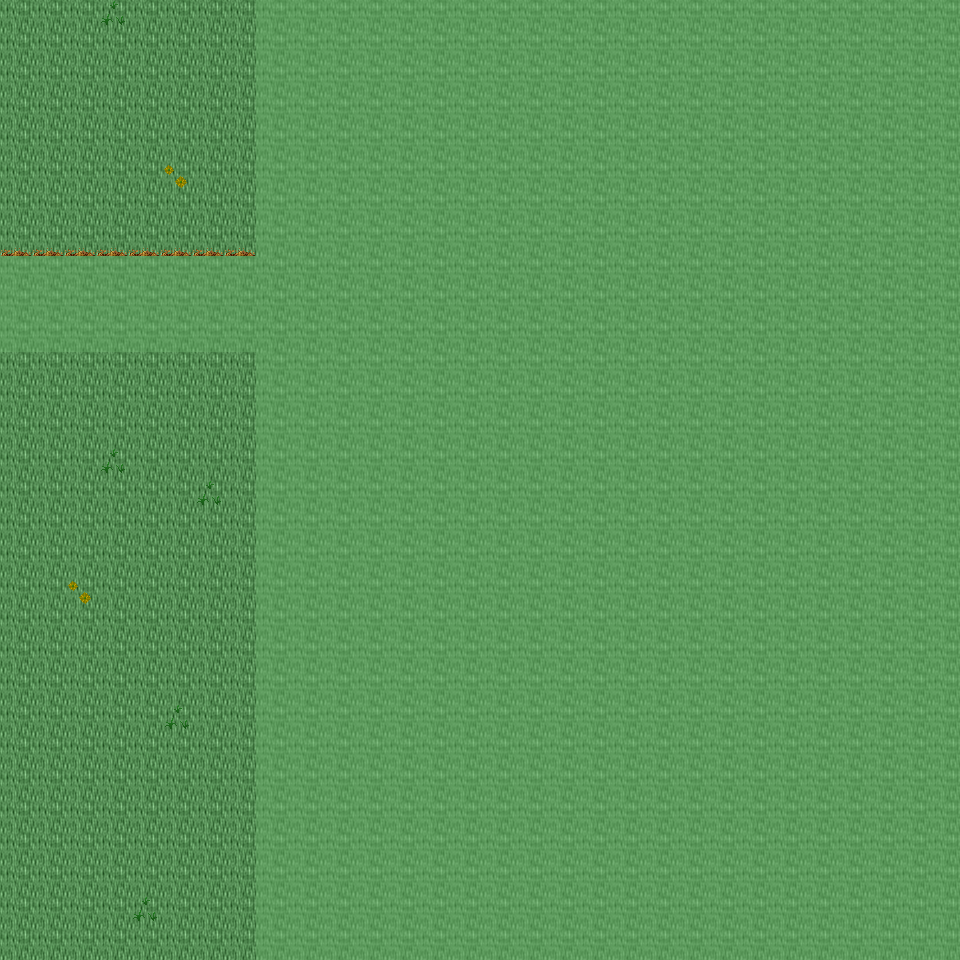

Below is a game level as drawn by its tile map, then a one-line description and the .tmx that defines it (tile-layer data replaced by summaries):
An orthogonal 30x30 tile map with 32x32 px tiles, 6 tile layers (Ground, Object, Object2, Above, ...), 16 tilesets and 4 objects (4x mapchange).

<map version="1.0" orientation="orthogonal" renderorder="right-down" width="30" height="30" tilewidth="32" tileheight="32" nextobjectid="5">
  <tileset firstgid="1" name="tileset_ground_ground" tilewidth="32" tileheight="32" tilecount="33" columns="3">
    <image source="../drawable/tileset_ground_ground.png" width="96" height="352" />
  </tileset>
  <tileset firstgid="34" name="tileset_ground_water_pool" tilewidth="32" tileheight="32" tilecount="72" columns="3">
    <image source="../drawable/tileset_ground_water_pool.png" width="96" height="768" />
  </tileset>
  <tileset firstgid="106" name="tileset_ground_ridge_earth_dark" tilewidth="32" tileheight="32" tilecount="96" columns="12">
    <image source="../drawable/tileset_ground_ridge_earth_dark.png" width="384" height="256" />
  </tileset>
  <tileset firstgid="202" name="tileset_ground_grass_edges" tilewidth="32" tileheight="32" tilecount="36" columns="12">
    <image source="../drawable/tileset_ground_grass_edges.png" width="384" height="96" />
  </tileset>
  <tileset firstgid="238" name="tileset_ground_earth_edges" tilewidth="32" tileheight="32" tilecount="18" columns="6">
    <image source="../drawable/tileset_ground_earth_edges.png" width="192" height="96" />
  </tileset>
  <tileset firstgid="256" name="tileset_ground_grass_corners" tilewidth="32" tileheight="32" tilecount="24" columns="6">
    <image source="../drawable/tileset_ground_grass_corners.png" width="192" height="128" />
  </tileset>
  <tileset firstgid="280" name="tileset_plant_grasses" tilewidth="32" tileheight="32" tilecount="6" columns="3">
    <image source="../drawable/tileset_plant_grasses.png" width="96" height="64" />
  </tileset>
  <tileset firstgid="286" name="tileset_plant_flower_daisy_blue" tilewidth="32" tileheight="32" tilecount="8" columns="2">
    <image source="../drawable/tileset_plant_flower_daisy_blue.png" width="64" height="128" />
  </tileset>
  <tileset firstgid="294" name="tileset_plant_flower_daisy_yellow" tilewidth="32" tileheight="32" tilecount="8" columns="2">
    <image source="../drawable/tileset_plant_flower_daisy_yellow.png" width="64" height="128" />
  </tileset>
  <tileset firstgid="302" name="tileset_plant_bush_bushes" tilewidth="32" tileheight="32" tilecount="10" columns="5">
    <image source="../drawable/tileset_plant_bush_bushes.png" width="160" height="64" />
  </tileset>
  <tileset firstgid="312" name="tileset_plant_flower_daisy_red" tilewidth="32" tileheight="32" tilecount="8" columns="2">
    <image source="../drawable/tileset_plant_flower_daisy_red.png" width="64" height="128" />
  </tileset>
  <tileset firstgid="320" name="tileset_plant_flower_daisy_white" tilewidth="32" tileheight="32" tilecount="8" columns="2">
    <image source="../drawable/tileset_plant_flower_daisy_white.png" width="64" height="128" />
  </tileset>
  <tileset firstgid="328" name="tileset_item_statue_bird" tilewidth="32" tileheight="32" tilecount="8" columns="2">
    <image source="../drawable/tileset_item_statue_bird.png" width="64" height="128" />
  </tileset>
  <tileset firstgid="336" name="tileset_logic_collision" tilewidth="32" tileheight="32" tilecount="1" columns="1">
    <image source="../drawable/tileset_logic_collision.png" width="32" height="32" />
  </tileset>
  <tileset firstgid="337" name="tileset_ground_green_paving" tilewidth="32" tileheight="32" tilecount="18" columns="3">
    <image source="../drawable/tileset_ground_green_paving.png" width="96" height="192" />
  </tileset>
  <tileset firstgid="355" name="tileset_building_castle" tilewidth="32" tileheight="32" tilecount="320" columns="20">
    <image source="../drawable/tileset_building_castle.png" width="640" height="512" />
  </tileset>
  <layer name="Ground" width="30" height="30">
    <data>[900 cells, 900 non-empty, 4 distinct tile ids]</data>
  </layer>
  <layer name="Object" width="30" height="30">
    <data>[900 cells, 134 non-empty, 15 distinct tile ids]</data>
  </layer>
  <layer name="Object2" width="30" height="30">
    <data>[900 cells, 14 non-empty, 4 distinct tile ids]</data>
  </layer>
  <layer name="Above" width="30" height="30">
    <data>[900 cells, 0 non-empty, 0 distinct tile ids]</data>
  </layer>
  <layer name="Above2" width="30" height="30">
    <data>[900 cells, 0 non-empty, 0 distinct tile ids]</data>
  </layer>
  <layer name="Walkable" width="30" height="30">
    <data>[900 cells, 684 non-empty, 1 distinct tile ids]</data>
  </layer>
  <objectgroup name="MapEvents">
    <object id="1" name="north" type="mapchange" x="0" y="0" width="256" height="32">
      <properties>
        <property name="map" value="0_ados_mountain_n2_w2_x3_y1" />
        <property name="place" value="south" />
      </properties>
    </object>
    <object id="2" name="south" type="mapchange" x="0" y="928" width="256" height="32">
      <properties>
        <property name="map" value="0_ados_mountain_n2_w2_x3_y3" />
        <property name="place" value="north" />
      </properties>
    </object>
    <object id="3" name="west" type="mapchange" x="0" y="0" width="32" height="256">
      <properties>
        <property name="map" value="0_ados_mountain_n2_w2_x2_y2" />
        <property name="place" value="east" />
      </properties>
    </object>
    <object id="4" name="west2" type="mapchange" x="0" y="352" width="32" height="608">
      <properties>
        <property name="map" value="0_ados_mountain_n2_w2_x2_y2" />
        <property name="place" value="east2" />
      </properties>
    </object>
  </objectgroup>
</map>
